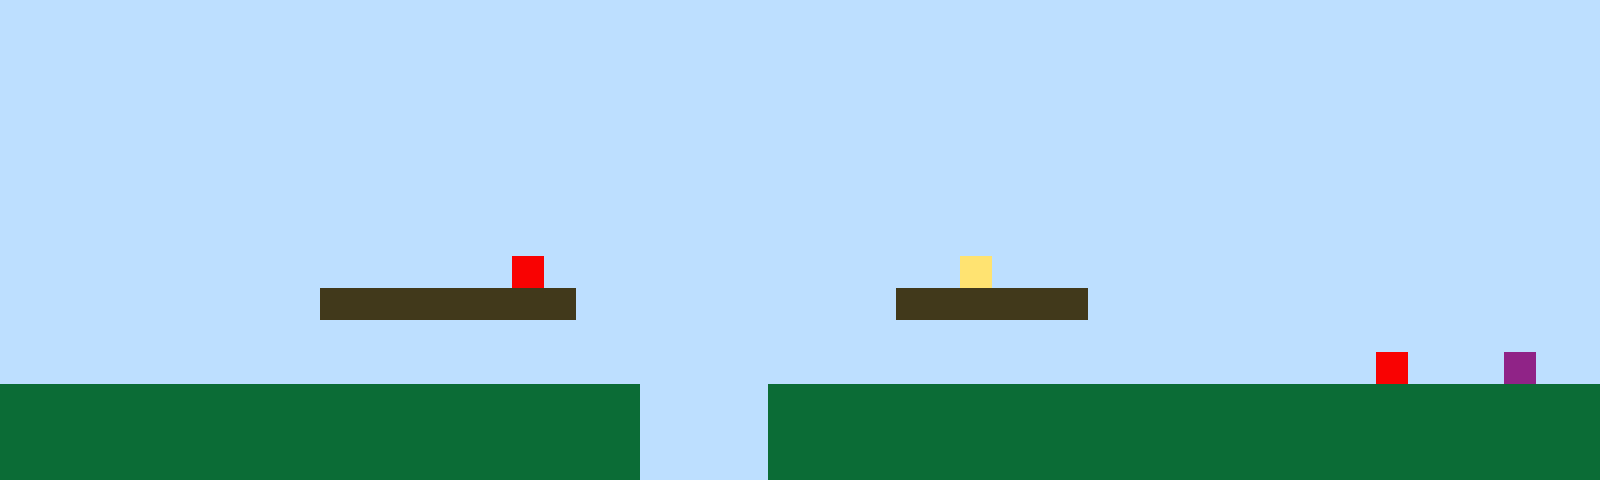

Tiled map render using the project's own tile images. Description and the whole map definition, tile-layer contents included, below:
An orthogonal 50x15 tile map with 32x32 px tiles, 1 tile layer (Tile Layer 1).

<map version="1.10" tiledversion="1.11.2" orientation="orthogonal" renderorder="right-up" width="50" height="15" tilewidth="32" tileheight="32" infinite="0" nextlayerid="2" nextobjectid="1"><editorsettings><export target="map1.csv" format="csv" /></editorsettings><tileset firstgid="1" name="sprites" tilewidth="32" tileheight="32" tilecount="6" columns="3"><image source="sprites.png" width="96" height="64" /></tileset><layer id="1" name="Tile Layer 1" width="50" height="15"><data encoding="csv">1,1,1,1,1,1,1,1,1,1,1,1,1,1,1,1,1,1,1,1,1,1,1,1,1,1,1,1,1,1,1,1,1,1,1,1,1,1,1,1,1,1,1,1,1,1,1,1,1,1,1,1,1,1,1,1,1,1,1,1,1,1,1,1,1,1,1,1,1,1,1,1,1,1,1,1,1,1,1,1,1,1,1,1,1,1,1,1,1,1,1,1,1,1,1,1,1,1,1,1,1,1,1,1,1,1,1,1,1,1,1,1,1,1,1,1,1,1,1,1,1,1,1,1,1,1,1,1,1,1,1,1,1,1,1,1,1,1,1,1,1,1,1,1,1,1,1,1,1,1,1,1,1,1,1,1,1,1,1,1,1,1,1,1,1,1,1,1,1,1,1,1,1,1,1,1,1,1,1,1,1,1,1,1,1,1,1,1,1,1,1,1,1,1,1,1,1,1,1,1,1,1,1,1,1,1,1,1,1,1,1,1,1,1,1,1,1,1,1,1,1,1,1,1,1,1,1,1,1,1,1,1,1,1,1,1,1,1,1,1,1,1,1,1,1,1,1,1,1,1,1,1,1,1,1,1,1,1,1,1,1,1,1,1,1,1,1,1,1,1,1,1,1,1,1,1,1,1,1,1,1,1,1,1,1,1,1,1,1,1,1,1,1,1,1,1,1,1,1,1,1,1,1,1,1,1,1,1,1,1,1,1,1,1,1,1,1,1,1,1,1,1,1,1,1,1,1,1,1,1,1,1,1,1,1,1,1,1,1,1,1,1,1,1,1,1,1,1,1,1,1,1,1,1,1,1,1,1,1,1,1,1,1,1,1,1,1,1,1,1,1,1,1,1,1,1,1,1,1,1,1,1,1,1,1,1,1,1,1,1,1,1,1,1,1,1,1,1,1,1,1,1,1,1,1,1,1,1,1,1,1,1,1,1,1,1,5,1,1,1,1,1,1,1,1,1,1,1,1,1,4,1,1,1,1,1,1,1,1,1,1,1,1,1,1,1,1,1,1,1,1,1,1,1,1,1,1,1,1,1,3,3,3,3,3,3,3,3,1,1,1,1,1,1,1,1,1,1,3,3,3,3,3,3,1,1,1,1,1,1,1,1,1,1,1,1,1,1,1,1,1,1,1,1,1,1,1,1,1,1,1,1,1,1,1,1,1,1,1,1,1,1,1,1,1,1,1,1,1,1,1,1,1,1,1,1,1,1,1,1,1,1,1,1,1,1,1,1,1,1,1,1,1,1,1,1,1,1,1,1,1,1,1,1,1,1,1,1,1,1,1,1,1,1,1,1,1,1,1,1,1,1,1,1,1,1,1,1,1,1,1,1,1,5,1,1,1,6,1,1,2,2,2,2,2,2,2,2,2,2,2,2,2,2,2,2,2,2,2,2,1,1,1,1,2,2,2,2,2,2,2,2,2,2,2,2,2,2,2,2,2,2,2,2,2,2,2,2,2,2,2,2,2,2,2,2,2,2,2,2,2,2,2,2,2,2,2,2,2,2,1,1,1,1,2,2,2,2,2,2,2,2,2,2,2,2,2,2,2,2,2,2,2,2,2,2,2,2,2,2,2,2,2,2,2,2,2,2,2,2,2,2,2,2,2,2,2,2,2,2,1,1,1,1,2,2,2,2,2,2,2,2,2,2,2,2,2,2,2,2,2,2,2,2,2,2,2,2,2,2</data></layer></map>
